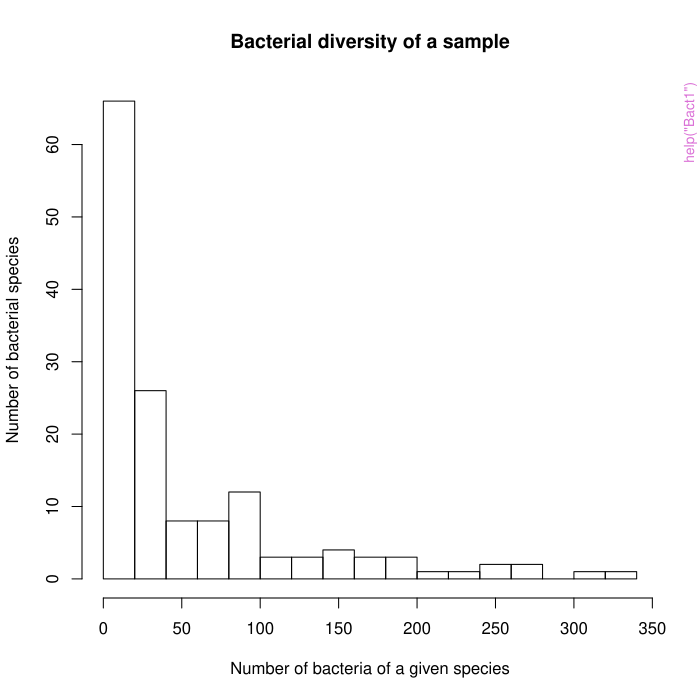

Write the R code that produced this figure.
pkgname <- "DivE"
source(file.path(R.home("share"), "R", "examples-header.R"))
options(warn = 1)
options(pager = "console")
base::assign(".ExTimings", "DivE-Ex.timings", pos = 'CheckExEnv')
base::cat("name\tuser\tsystem\telapsed\n", file=base::get(".ExTimings", pos = 'CheckExEnv'))
base::assign(".format_ptime",
function(x) {
  if(!is.na(x[4L])) x[1L] <- x[1L] + x[4L]
  if(!is.na(x[5L])) x[2L] <- x[2L] + x[5L]
  options(OutDec = '.')
  format(x[1L:3L], digits = 7L)
},
pos = 'CheckExEnv')

### * </HEADER>
library('DivE')

base::assign(".oldSearch", base::search(), pos = 'CheckExEnv')
base::assign(".old_wd", base::getwd(), pos = 'CheckExEnv')
cleanEx()
nameEx("Bact1")
### * Bact1

flush(stderr()); flush(stdout())

base::assign(".ptime", proc.time(), pos = "CheckExEnv")
### Name: Bact1
### Title: Count of Medically Important Bacteria Species in a Sample
### Aliases: Bact1 Bact2
### Keywords: datasets

### ** Examples

data(Bact1)

hist(Bact1[,2], breaks=20, main="Bacterial diversity of a sample",
xlab="Number of bacteria of a given species", ylab="Number of bacterial species")



base::assign(".dptime", (proc.time() - get(".ptime", pos = "CheckExEnv")), pos = "CheckExEnv")
base::cat("Bact1", base::get(".format_ptime", pos = 'CheckExEnv')(get(".dptime", pos = "CheckExEnv")), "\n", file=base::get(".ExTimings", pos = 'CheckExEnv'), append=TRUE, sep="\t")
cleanEx()
nameEx("CombDM")
### * CombDM

flush(stderr()); flush(stdout())

base::assign(".ptime", proc.time(), pos = "CheckExEnv")
### Name: CombDM
### Title: CombDM
### Aliases: CombDM
### Keywords: diversity

### ** Examples

# See DiveMaster documentation for examples.



base::assign(".dptime", (proc.time() - get(".ptime", pos = "CheckExEnv")), pos = "CheckExEnv")
base::cat("CombDM", base::get(".format_ptime", pos = 'CheckExEnv')(get(".dptime", pos = "CheckExEnv")), "\n", file=base::get(".ExTimings", pos = 'CheckExEnv'), append=TRUE, sep="\t")
cleanEx()
nameEx("Curvature")
### * Curvature

flush(stderr()); flush(stdout())

base::assign(".ptime", proc.time(), pos = "CheckExEnv")
### Name: Curvature
### Title: Curvature
### Aliases: Curvature
### Keywords: diversity

### ** Examples

# See DivSubsamples documentation for examples.



base::assign(".dptime", (proc.time() - get(".ptime", pos = "CheckExEnv")), pos = "CheckExEnv")
base::cat("Curvature", base::get(".format_ptime", pos = 'CheckExEnv')(get(".dptime", pos = "CheckExEnv")), "\n", file=base::get(".ExTimings", pos = 'CheckExEnv'), append=TRUE, sep="\t")
cleanEx()
nameEx("DivSampleNum")
### * DivSampleNum

flush(stderr()); flush(stdout())

base::assign(".ptime", proc.time(), pos = "CheckExEnv")
### Name: DivSampleNum
### Title: DivSampleNum
### Aliases: DivSampleNum
### Keywords: diversity

### ** Examples

require(DivE)
data(Bact1)

DivSampleNum(Bact1, 3)
DivSampleNum(Bact1, 6)




base::assign(".dptime", (proc.time() - get(".ptime", pos = "CheckExEnv")), pos = "CheckExEnv")
base::cat("DivSampleNum", base::get(".format_ptime", pos = 'CheckExEnv')(get(".dptime", pos = "CheckExEnv")), "\n", file=base::get(".ExTimings", pos = 'CheckExEnv'), append=TRUE, sep="\t")
cleanEx()
nameEx("DivSubsamples")
### * DivSubsamples

flush(stderr()); flush(stdout())

base::assign(".ptime", proc.time(), pos = "CheckExEnv")
### Name: DivSubsamples
### Title: DivSubsamples
### Aliases: DivSubsamples print.DivSubsamples summary.DivSubsamples
###   print.summary.DivSubsamples
### Keywords: diversity

### ** Examples

require(DivE)
data(Bact1)

dss_1 <- DivSubsamples(Bact1, nrf=2, minrarefac=1, maxrarefac=100,
                        NResamples=10) 
dss_2 <- DivSubsamples(Bact1, nrf=20, minrarefac=1, maxrarefac=100,
                        NResamples=10)
# Default NResamples=1000; low value of NResamples=10 is a set for quick evaluation

dss_1
dss_2

summary(dss_1)
dss_1$div_sd
dss_1$NResamples

Curvature(dss_1)



base::assign(".dptime", (proc.time() - get(".ptime", pos = "CheckExEnv")), pos = "CheckExEnv")
base::cat("DivSubsamples", base::get(".format_ptime", pos = 'CheckExEnv')(get(".dptime", pos = "CheckExEnv")), "\n", file=base::get(".ExTimings", pos = 'CheckExEnv'), append=TRUE, sep="\t")
cleanEx()
nameEx("DiveMaster")
### * DiveMaster

flush(stderr()); flush(stdout())

base::assign(".ptime", proc.time(), pos = "CheckExEnv")
### Name: DiveMaster
### Title: DiveMaster
### Aliases: DiveMaster print.DiveMaster summary.DiveMaster
###   print.summary.DiveMaster
### Keywords: diversity

### ** Examples

require(DivE)
data(Bact1)
data(ModelSet)
data(ParamSeeds)
data(ParamRanges)

testmodels <- list()
testmeta <- list()
paramranges <- list()

# Choose a single model 
testmodels <- c(testmodels, ModelSet[1])
#testmeta[[1]] <- (ParamSeeds[[1]]) # Commented out for sake of brevity)
testmeta[[1]] <- matrix(c(0.9451638, 0.007428265, 0.9938149, 1.0147441, 0.009543598, 0.9870419),
                        nrow=2, byrow=TRUE, dimnames=list(c(), c("a1", "a2", "a3"))) # Example seeds
paramranges[[1]] <- ParamRanges[[1]]


# Create DivSubsamples object (NB: For quick illustration only -- not default parameters)
dss_1 <- DivSubsamples(Bact1, nrf=2, minrarefac=1, maxrarefac=40, NResamples=5)
dss_2 <- DivSubsamples(Bact1, nrf=2, minrarefac=1, maxrarefac=65, NResamples=5)
dss <- list(dss_2, dss_1)

# Implement the function (NB: For quick illustration only -- not default parameters)
out <- DiveMaster(models=testmodels, init.params=testmeta, param.ranges=paramranges,
                  main.samp=Bact1, subsizes=c(65, 40), NResamples=5, fitloops=1,
                  dssamp=dss, numit=2, varleft=10)

# DiveMaster Outputs
out
out$estimate

out$fmm$logistic

out$fmm$logistic$global

out$ssm

summary(out)

## Combining two DiveMaster objects (assuming a second object 'out2'):
# out3 <- CombDM(list(out, out2))

## To calculate the diversity for a different population size
# popdiversity(dm=out, popsize=10^5, TopX=1)




base::assign(".dptime", (proc.time() - get(".ptime", pos = "CheckExEnv")), pos = "CheckExEnv")
base::cat("DiveMaster", base::get(".format_ptime", pos = 'CheckExEnv')(get(".dptime", pos = "CheckExEnv")), "\n", file=base::get(".ExTimings", pos = 'CheckExEnv'), append=TRUE, sep="\t")
cleanEx()
nameEx("FitSingleMod")
### * FitSingleMod

flush(stderr()); flush(stdout())

base::assign(".ptime", proc.time(), pos = "CheckExEnv")
### Name: FitSingleMod
### Title: FitSingleMod
### Aliases: FitSingleMod print.fitsingleMod summary.fitsingleMod
###   print.summary.fitsingleMod plot.fitsingleMod
### Keywords: diversity

### ** Examples

# See documentation of \code{scoresinglemod} for examples



base::assign(".dptime", (proc.time() - get(".ptime", pos = "CheckExEnv")), pos = "CheckExEnv")
base::cat("FitSingleMod", base::get(".format_ptime", pos = 'CheckExEnv')(get(".dptime", pos = "CheckExEnv")), "\n", file=base::get(".ExTimings", pos = 'CheckExEnv'), append=TRUE, sep="\t")
cleanEx()
nameEx("ModelSet")
### * ModelSet

flush(stderr()); flush(stdout())

base::assign(".ptime", proc.time(), pos = "CheckExEnv")
### Name: ModelSet
### Title: List of 58 candidate models to fit to data
### Aliases: ModelSet
### Keywords: datasets

### ** Examples

data(ModelSet)



base::assign(".dptime", (proc.time() - get(".ptime", pos = "CheckExEnv")), pos = "CheckExEnv")
base::cat("ModelSet", base::get(".format_ptime", pos = 'CheckExEnv')(get(".dptime", pos = "CheckExEnv")), "\n", file=base::get(".ExTimings", pos = 'CheckExEnv'), append=TRUE, sep="\t")
cleanEx()
nameEx("ParamRanges")
### * ParamRanges

flush(stderr()); flush(stdout())

base::assign(".ptime", proc.time(), pos = "CheckExEnv")
### Name: ParamRanges
### Title: List of 58 sets of upper and lower bounds for models evaluated
###   by DivE
### Aliases: ParamRanges
### Keywords: datasets

### ** Examples

data(ParamRanges)



base::assign(".dptime", (proc.time() - get(".ptime", pos = "CheckExEnv")), pos = "CheckExEnv")
base::cat("ParamRanges", base::get(".format_ptime", pos = 'CheckExEnv')(get(".dptime", pos = "CheckExEnv")), "\n", file=base::get(".ExTimings", pos = 'CheckExEnv'), append=TRUE, sep="\t")
cleanEx()
nameEx("ParamSeeds")
### * ParamSeeds

flush(stderr()); flush(stdout())

base::assign(".ptime", proc.time(), pos = "CheckExEnv")
### Name: ParamSeeds
### Title: List of 58 matrices of model seeding parameters.
### Aliases: ParamSeeds
### Keywords: datasets

### ** Examples

data(ParamSeeds)



base::assign(".dptime", (proc.time() - get(".ptime", pos = "CheckExEnv")), pos = "CheckExEnv")
base::cat("ParamSeeds", base::get(".format_ptime", pos = 'CheckExEnv')(get(".dptime", pos = "CheckExEnv")), "\n", file=base::get(".ExTimings", pos = 'CheckExEnv'), append=TRUE, sep="\t")
cleanEx()
nameEx("popdiversity")
### * popdiversity

flush(stderr()); flush(stdout())

base::assign(".ptime", proc.time(), pos = "CheckExEnv")
### Name: popdiversity
### Title: popdiversity
### Aliases: popdiversity
### Keywords: diversity

### ** Examples

# See DiveMaster documentation for examples.



base::assign(".dptime", (proc.time() - get(".ptime", pos = "CheckExEnv")), pos = "CheckExEnv")
base::cat("popdiversity", base::get(".format_ptime", pos = 'CheckExEnv')(get(".dptime", pos = "CheckExEnv")), "\n", file=base::get(".ExTimings", pos = 'CheckExEnv'), append=TRUE, sep="\t")
cleanEx()
nameEx("scoresinglemod")
### * scoresinglemod

flush(stderr()); flush(stdout())

base::assign(".ptime", proc.time(), pos = "CheckExEnv")
### Name: scoresinglemod
### Title: scoresinglemod
### Aliases: scoresinglemod print.scoresingleMod summary.scoresingleMod
###   print.summary.scoresingleMod
### Keywords: diversity

### ** Examples

require(DivE)
data(Bact1)
data(ModelSet)
data(ParamSeeds)
data(ParamRanges)

testmodels <- list()
testmeta <- list()
paramranges <- list()   

# Choose a single model

testmodels <- c(testmodels, ModelSet[1])
# testmeta <- (ParamSeeds[[1]]) # Commented out for sake of brevity)
testmeta <- matrix(c(0.9451638, 0.007428265, 0.9938149, 1.0147441, 0.009543598, 0.9870419),
                        nrow=2, byrow=TRUE, dimnames=list(c(), c("a1", "a2", "a3"))) # Example seeds
paramranges <- ParamRanges[[1]]

# Create DivSubsamples object (NB: For quick illustration only -- not default parameters)
dss_1 <- DivSubsamples(Bact1, nrf=2, minrarefac=1, maxrarefac=40, NResamples=5)
dss_2 <- DivSubsamples(Bact1, nrf=2, minrarefac=1, maxrarefac=65, NResamples=5)
dss <- list(dss_2, dss_1)

# Fit the model (NB: For quick illustration only -- not default parameters)
fsm <- FitSingleMod(model.list=testmodels, init.param=testmeta, param.range=paramranges,
                    main.samp=Bact1, dssamps=dss, fitloops=1, data.default=FALSE,
                    subsizes=c(65, 40), 
                    numit=2) # numit chosen to be extremely small to speed up example


# Score the model
ssm <- scoresinglemod(fsm)

ssm
summary(ssm)



base::assign(".dptime", (proc.time() - get(".ptime", pos = "CheckExEnv")), pos = "CheckExEnv")
base::cat("scoresinglemod", base::get(".format_ptime", pos = 'CheckExEnv')(get(".dptime", pos = "CheckExEnv")), "\n", file=base::get(".ExTimings", pos = 'CheckExEnv'), append=TRUE, sep="\t")
### * <FOOTER>
###
cleanEx()
options(digits = 7L)
base::cat("Time elapsed: ", proc.time() - base::get("ptime", pos = 'CheckExEnv'),"\n")
grDevices::dev.off()
###
### Local variables: ***
### mode: outline-minor ***
### outline-regexp: "\\(> \\)?### [*]+" ***
### End: ***
quit('no')
